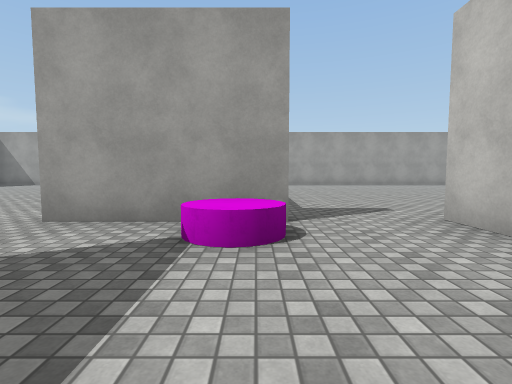
[1] (above)

23 first-person views from a walk through a 3-D level made in the Unity game engine. The camera is 1.2 m above the floor, tilts 4° down and sees 85° across. The floor is counted in squares, 2 m on a side. Each view is taken from the middle of a square. On the plan, view 1 faces up. The plan holds only what a view shows up to about 9 squares ahead; the rest is blank. The player is left out. Door leaves are left out, so doorways stand open. Surface patterns are stand-ins for the level's own textures.

[2]
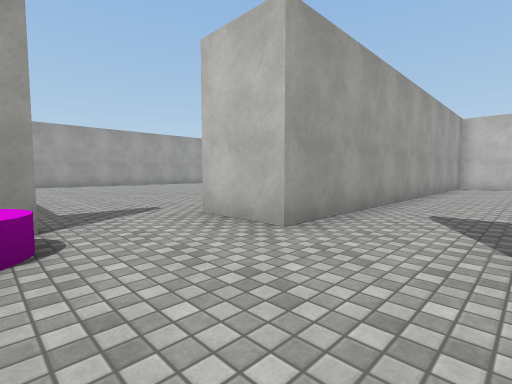

[3]
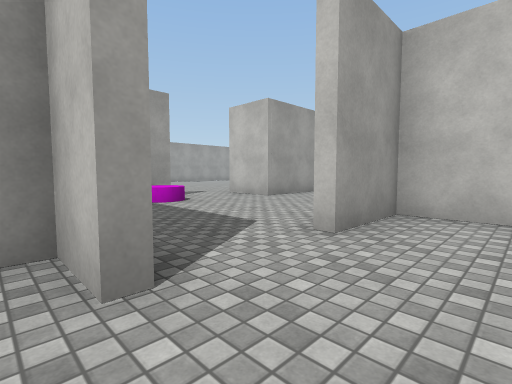

[4]
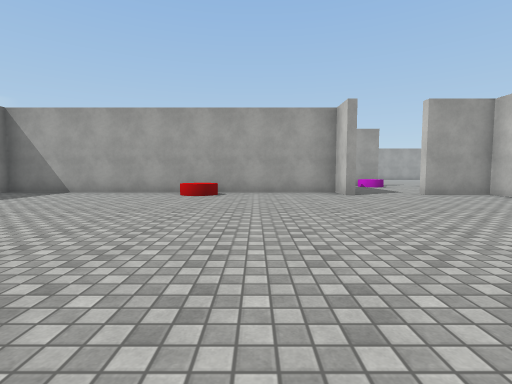

[5]
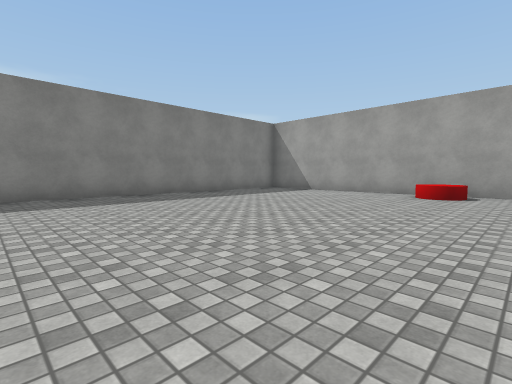

[6]
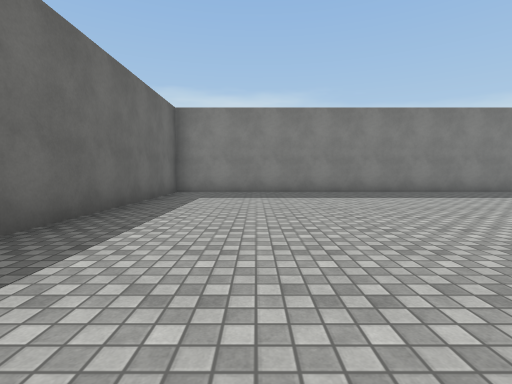

[7]
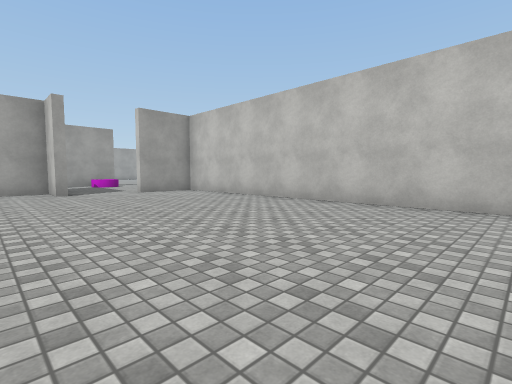

[8]
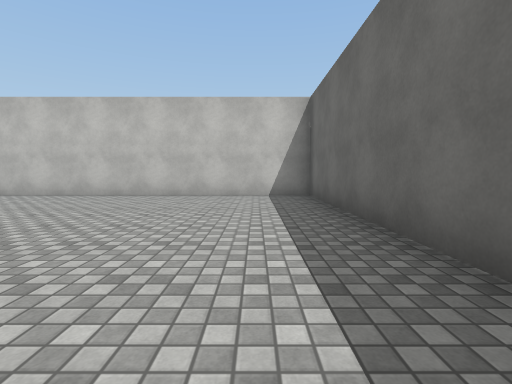

[9]
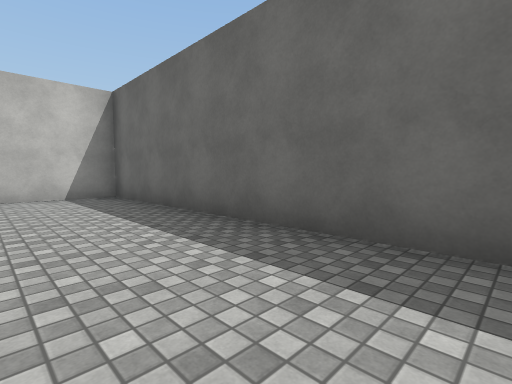

[10]
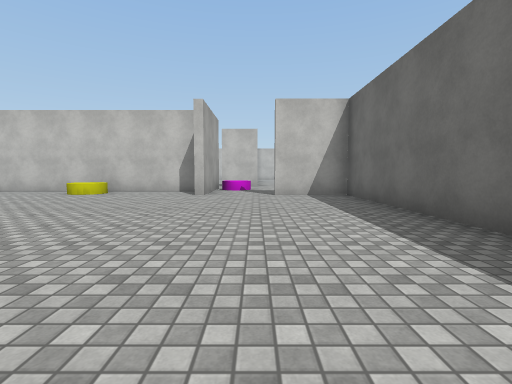

[11]
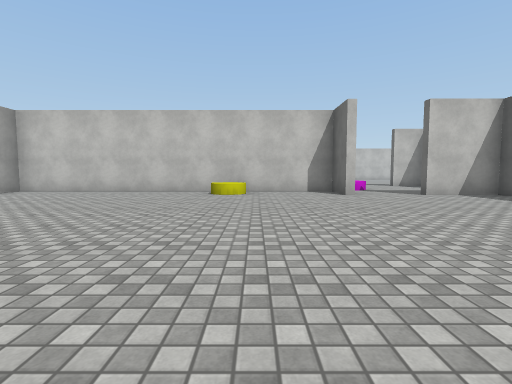

[12]
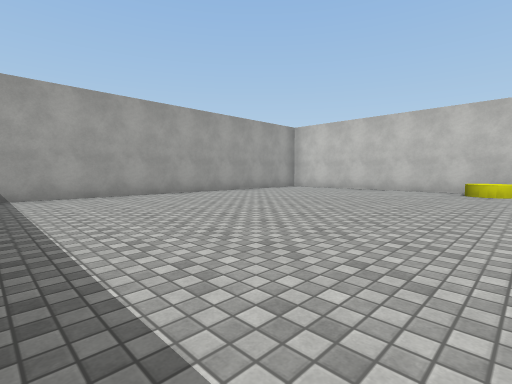

[13]
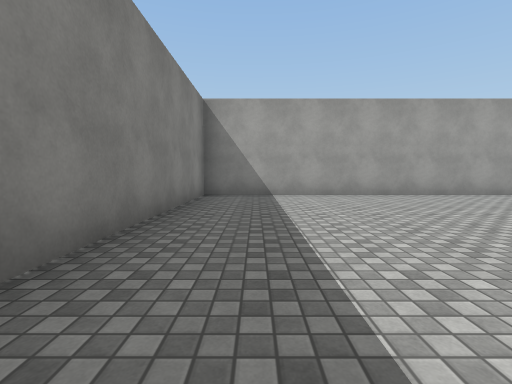

[14]
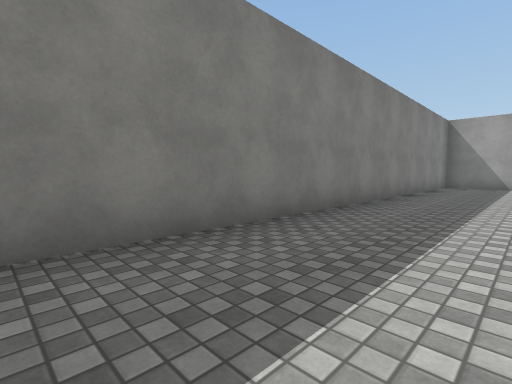

[15]
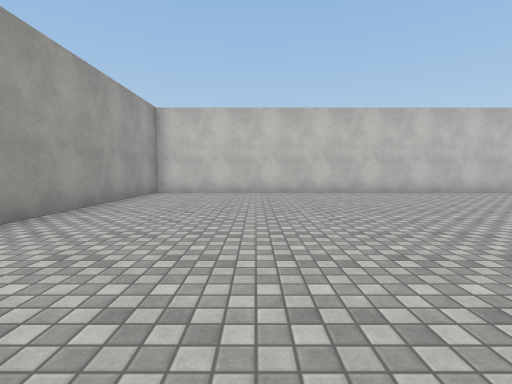

[16]
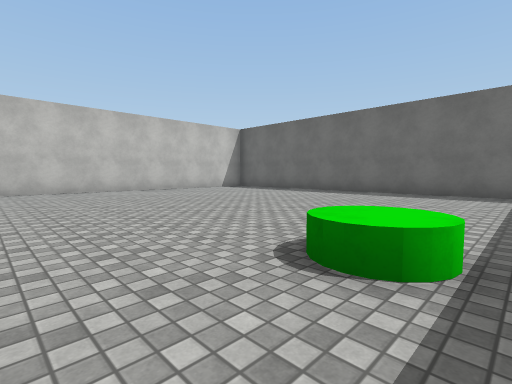

[17]
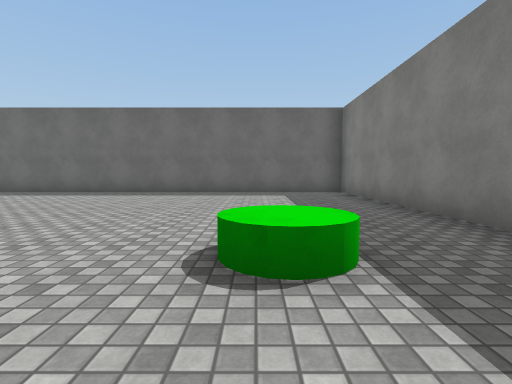

[18]
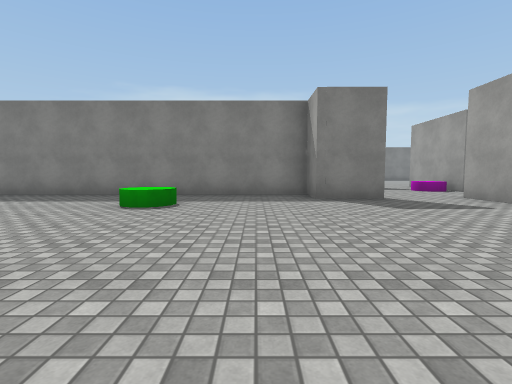

[19]
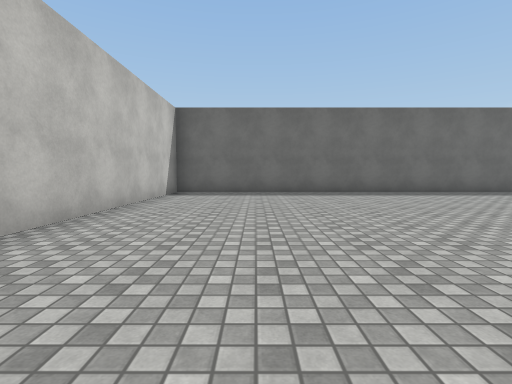

[20]
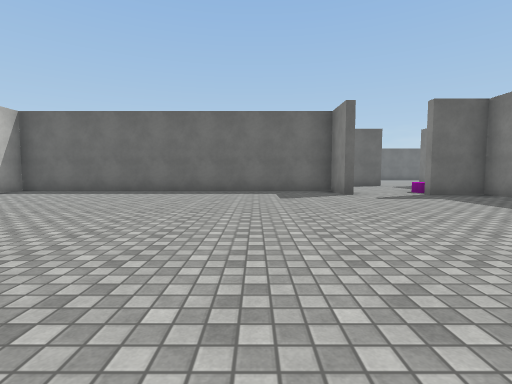

[21]
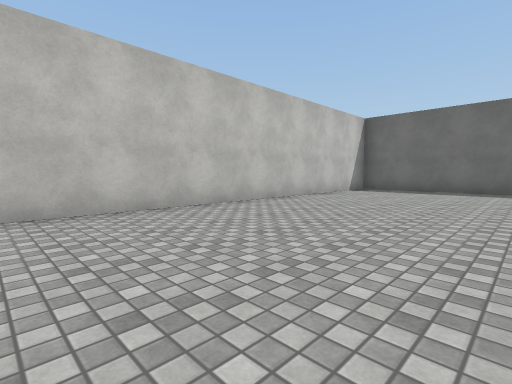

[22]
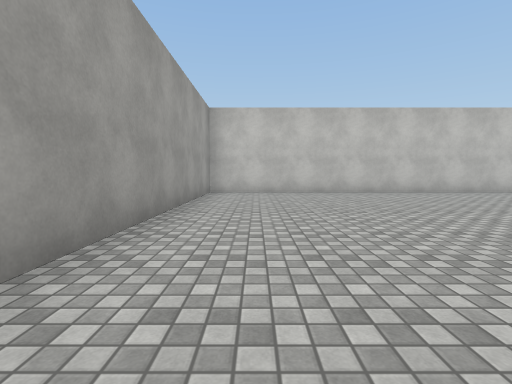

[23]
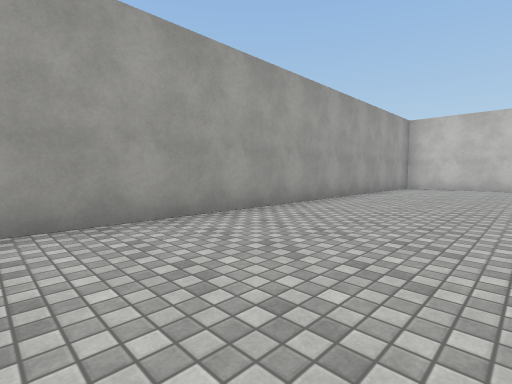

### Floor plan
Points are (right, up) in squares from view 1. A wall is a line through its corners. A room is listed if a view was taken in it or the views show most of it. See-through windows are left out.
Room 1 (views 1, 2)
walls: (-0.4, 3.4) (-2.6, 3.4); (2.4, 1.9) (2.4, 3.5)
ways out: open door at (-1.5, -1.5) to room 2; open door at (-2.5, 2.5) to room 3; open door at (2.1, 2) to room 5
objects: cylinder (0, 3)
Room 2 (views 3, 4, 5, 6, 7, 8, 9)
walls: (-2.6, -1.8) (-2.6, -0.7) (-5.5, -0.7); (-7.4, -0.7) (-12.4, -0.7) (-12.4, -11.4) (1.2, -11.4) (1.2, -1.6) (-0.6, -1.6)
ways out: open door at (-1.5, -1.5) to room 1
objects: red cylinder (-7, -2) to (-6, -1)
Room 3 (views 10, 11, 12, 13, 14)
walls: (-2.6, 3.6) (-1.3, 3.6) (-1.3, 13.4) (-2, 13.4); (-4.2, 13.4) (-12.4, 13.4) (-12.4, 1); (-7.5, -0.4) (-2.6, -0.4) (-2.6, 1.5)
ways out: open door at (-2.5, 2.5) to room 1
objects: yellow cylinder (-2, 7)
Room 4 (views 15, 16, 17, 18, 19)
walls: (2.6, 0) (2.6, -1.6) (1.4, -1.6) (1.4, -11.4) (12.4, -11.4) (12.4, 1.9) (2.4, 1.9)
objects: green cylinder (4, -5)
Room 5 (views 20, 21, 22, 23)
walls: (2.6, 3.5) (2.6, 2.2) (12.4, 2.2) (12.4, 13.4) (1.1, 13.4); (-1, 3.6) (0.5, 3.6)
ways out: open door at (2.1, 2) to room 1

Positions as (right, up) in squares from view 1, and headings:
1: (0, 0), facing up
2: (0, 0), facing up-right
3: (-3, -3), facing up-right
4: (-5, -9), facing up
5: (-5, -9), facing up-left
6: (-4, -9), facing left
7: (-4, -10), facing up-right
8: (-6, -10), facing right
9: (-6, -9), facing down-right
10: (-10, 2), facing right
11: (-10, 6), facing right
12: (-11, 6), facing up-right
13: (-11, 6), facing up
14: (-10, 1), facing up-left
15: (4, -1), facing right
16: (3, -3), facing down-right
17: (4, -3), facing down
18: (9, -3), facing left
19: (10, -3), facing down
20: (5, 11), facing down
21: (8, 12), facing down-right
22: (4, 12), facing right
23: (1, 10), facing up-right
